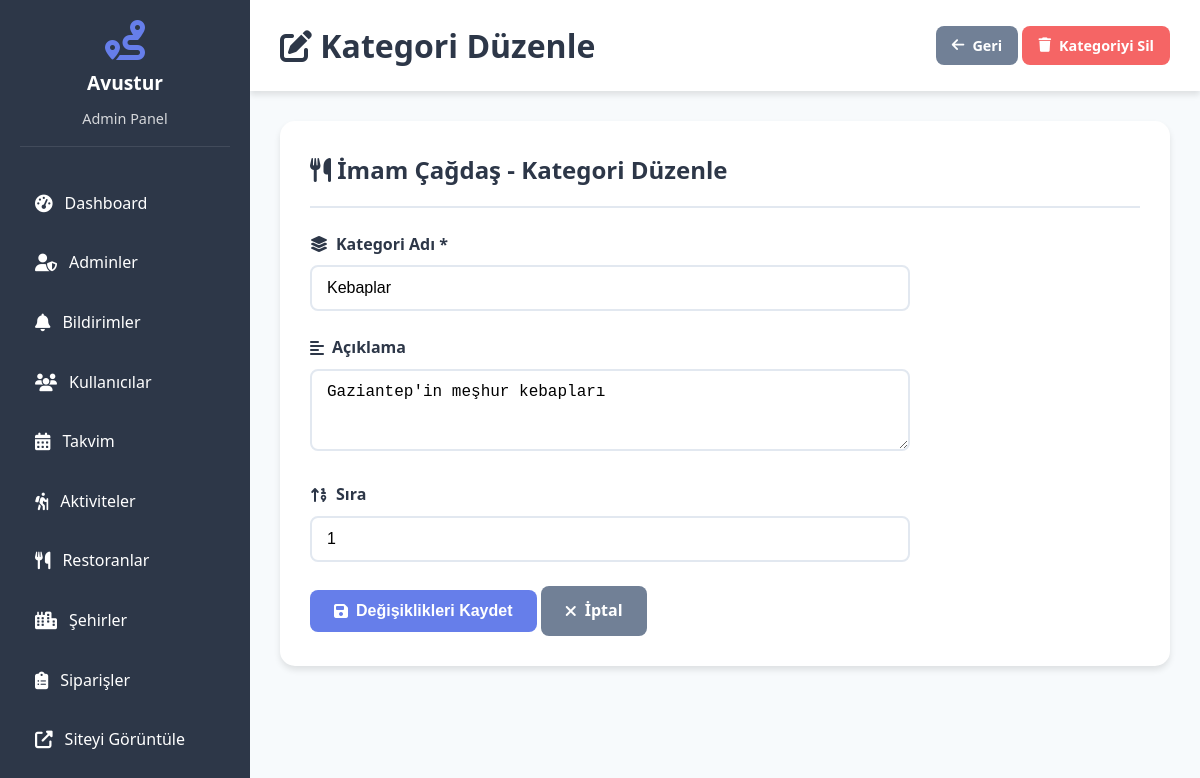
Page /admin/kategori_duzenle.php?id=1 (signed in) on the committed database.
### tables this page shows
CREATE TABLE menu_kategoriler (
    id INT AUTO_INCREMENT PRIMARY KEY,
    restoran_id INT NOT NULL,
    kategori_adi VARCHAR(100) NOT NULL,
    aciklama TEXT,
    sira INT DEFAULT 0,
    aktif TINYINT(1) DEFAULT 1,
    olusturma_tarihi DATETIME DEFAULT CURRENT_TIMESTAMP,
    FOREIGN KEY (restoran_id) REFERENCES restoranlar(id) ON DELETE CASCADE,
    INDEX idx_restoran (restoran_id)
);

CREATE TABLE restoranlar (
    id INT AUTO_INCREMENT PRIMARY KEY,
    sehir_id INT NOT NULL,
    baslik VARCHAR(200) NOT NULL,
    aciklama TEXT,
    adres TEXT,
    gorsel VARCHAR(255),
    mutfak_turu VARCHAR(100),
    ortalama_fiyat VARCHAR(50),
    telefon VARCHAR(15),
    aktif TINYINT(1) DEFAULT 1,
    sira INT DEFAULT 0,
    olusturma_tarihi DATETIME DEFAULT CURRENT_TIMESTAMP,
    FOREIGN KEY (sehir_id) REFERENCES sehirler(id) ON DELETE CASCADE,
    INDEX idx_sehir (sehir_id)
);

### config.php (called while the page is built, shortened)
<?php
function sanitize($data) {
    return htmlspecialchars(strip_tags(trim($data)), ENT_QUOTES, 'UTF-8');
}
?>

### admin/kategori_duzenle.php (the view, shortened to what this page needs)
<?php
require_once '../config.php';
$kategori_id = isset($_GET['id']) ? (int)$_GET['id'] : 0;
$stmt = $db->prepare("
    SELECT k.*, r.baslik as restoran_adi, r.id as restoran_id
    FROM menu_kategoriler k
    INNER JOIN restoranlar r ON k.restoran_id = r.id
    WHERE k.id = ?
");
$stmt->execute([$kategori_id]);
$kategori = $stmt->fetch();
$restoran_id = $kategori['restoran_id'];
?>
<!DOCTYPE html>
<html lang="tr">
<head>
    <link rel="stylesheet" href="../assets/css/style.css">
    <link rel="stylesheet" href="https://cdnjs.cloudflare.com/ajax/libs/font-awesome/6.4.0/css/all.min.css">
</head>
<body>
    <?php include 'includes/sidebar.php'; ?>
    <div class="admin-content">
        <div class="admin-header">
            <h1><i class="fas fa-edit"></i> Kategori Düzenle</h1>
            <div>
                <a href="restoran_duzenle.php?id=<?php echo $restoran_id; ?>" class="btn btn-sm btn-secondary">
                    <i class="fas fa-arrow-left"></i> Geri
                </a>
                <a href="?id=<?php echo $kategori_id; ?>&delete=confirm"
                   class="btn btn-sm btn-danger"
                   onclick="return confirm('Bu kategoriyi ve içindeki TÜM ÜRÜNLERİ silmek istediğinize emin misiniz?')">
                    <i class="fas fa-trash"></i> Kategoriyi Sil
                </a>
            </div>
        </div>
        <div class="admin-card">
            <h2>
                <i class="fas fa-utensils"></i>
                <?php echo sanitize($kategori['restoran_adi']); ?> - Kategori Düzenle
            </h2>
            <form method="POST" style="max-width: 600px;">
                <div class="form-group">
                    <label for="kategori_adi">
                        <i class="fas fa-layer-group"></i> Kategori Adı *
                    </label>
                    <input type="text" id="kategori_adi" name="kategori_adi" value="<?php echo sanitize($kategori['kategori_adi']); ?>" required autofocus>
                </div>
                <div class="form-group">
                    <label for="aciklama">
                        <i class="fas fa-align-left"></i> Açıklama
                    </label>
                    <textarea id="aciklama" name="aciklama" rows="3"><?php echo sanitize($kategori['aciklama']); ?></textarea>
                </div>
                <div class="form-group">
                    <label for="sira">
                        <i class="fas fa-sort-numeric-up"></i> Sıra
                    </label>
                    <input type="number" id="sira" name="sira" value="<?php echo $kategori['sira']; ?>" min="0">
                </div>
                <button type="submit" class="btn btn-primary">
                    <i class="fas fa-save"></i> Değişiklikleri Kaydet
                </button>
                <a href="restoran_duzenle.php?id=<?php echo $restoran_id; ?>" class="btn btn-secondary">
                    <i class="fas fa-times"></i> İptal
                </a>
            </form>
        </div>
    </div>
</body>
</html>

### assets/css/style.css (style rules this page uses)
* { margin: 0; padding: 0; box-sizing: border-box; }
:root { --primary-color: #667eea; --secondary-color: #764ba2; --success-color: #48bb78; --danger-color: #f56565; --warning-color: #ed8936; --info-color: #4299e1; --dark-color: #2d3748; --light-color: #f7fafc; --white-color: #ffffff; --text-color: #2d3748; --text-light: #718096; --border-color: #e2e8f0; --shadow: 0 4px 6px rgba(0, 0, 0, 0.1); --shadow-lg: 0 10px 25px rgba(0, 0, 0, 0.15); }
body { font-family: 'Segoe UI', Tahoma, Geneva, Verdana, sans-serif; line-height: 1.6; color: var(--text-color); background-color: var(--light-color); }
a { text-decoration: none; color: inherit; transition: all 0.3s ease; }
.btn { display: inline-flex; align-items: center; gap: 8px; padding: 12px 24px; border: none; border-radius: 8px; font-size: 1rem; font-weight: 600; cursor: pointer; transition: all 0.3s ease; text-align: center; }
.btn-primary { background: var(--primary-color); color: var(--white-color); }
.btn-secondary { background: var(--text-light); color: var(--white-color); }
.btn-danger { background: var(--danger-color); color: var(--white-color); }
.btn-sm { padding: 8px 16px; font-size: 0.9rem; }
.form-group { margin-bottom: 1.5rem; }
.form-group label { display: flex; align-items: center; gap: 8px; font-weight: 600; margin-bottom: 0.5rem; color: var(--dark-color); }
.form-group input, .form-group select, .form-group textarea { width: 100%; padding: 12px 15px; border: 2px solid var(--border-color); border-radius: 8px; font-size: 1rem; transition: all 0.3s ease; }
.admin-content { margin-left: 250px; padding: 30px; min-height: 100vh; background: var(--light-color); }
.admin-header { background: var(--white-color); padding: 20px 30px; margin: -30px -30px 30px -30px; box-shadow: var(--shadow); display: flex; justify-content: space-between; align-items: center; }
.admin-header h1 { color: var(--dark-color); }
.admin-card { background: var(--white-color); padding: 30px; border-radius: 15px; box-shadow: var(--shadow); margin-bottom: 30px; }
.admin-card h2 { color: var(--dark-color); margin-bottom: 1.5rem; padding-bottom: 1rem; border-bottom: 2px solid var(--border-color); }

### rows in the picture
menu_kategoriler: restoran.baslik "İmam Çağdaş", kategori_adi "Kebaplar", aciklama "Gaziantep'in meşhur kebapları", sira "1"

### other values in the picture
SITE_NAME "Avustur"
